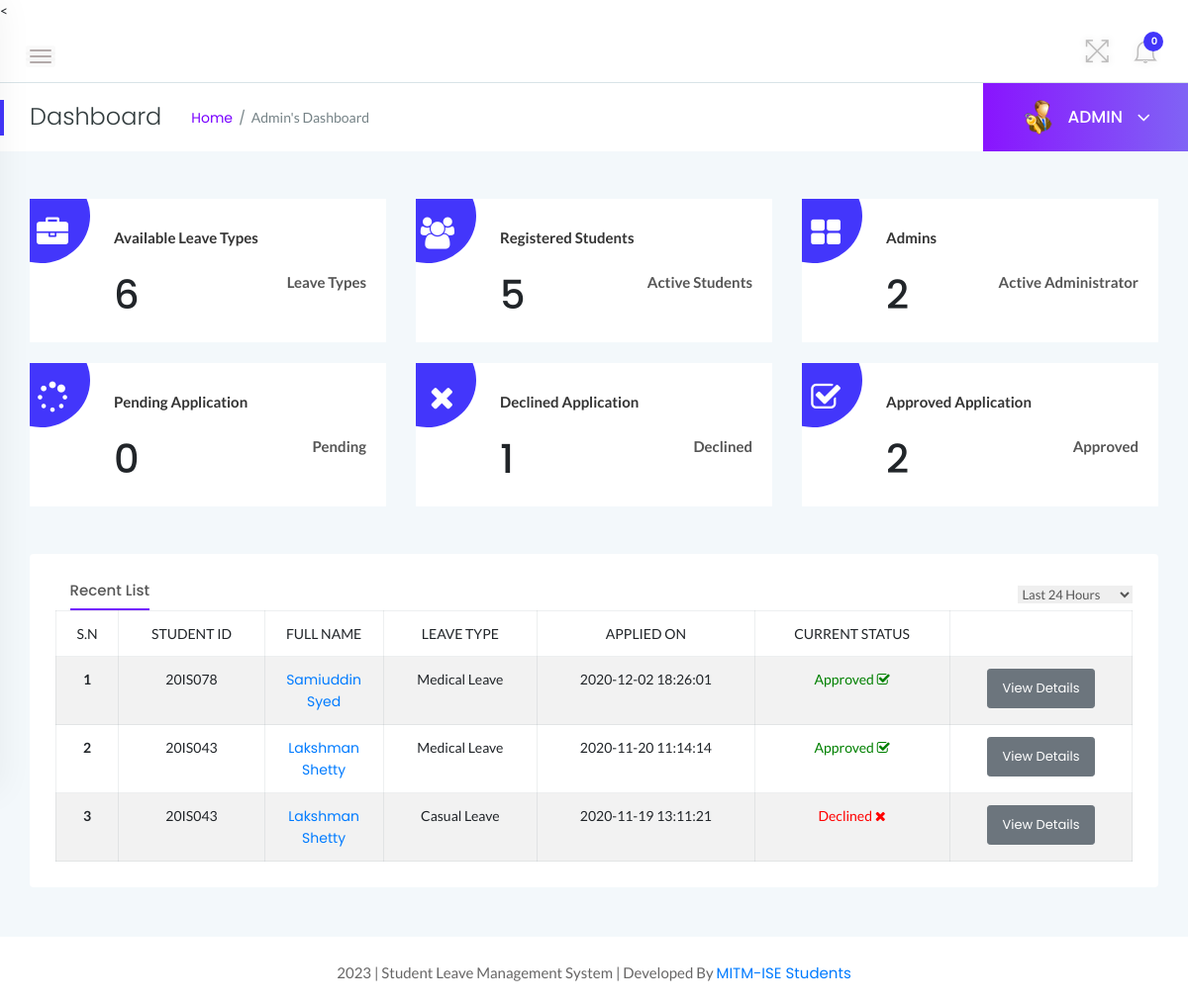
Screenshot of /admin/dashboard.php (signed in) with the database file from the repository.
### tables this page shows
CREATE TABLE `tblleaves` (
  `id` int(11) NOT NULL,
  `LeaveType` varchar(110) NOT NULL,
  `ToDate` varchar(120) NOT NULL,
  `FromDate` varchar(120) NOT NULL,
  `Description` mediumtext NOT NULL,
  `PostingDate` timestamp NOT NULL DEFAULT CURRENT_TIMESTAMP,
  `AdminRemark` mediumtext,
  `AdminRemarkDate` varchar(120) DEFAULT NULL,
  `Status` int(1) NOT NULL,
  `IsRead` int(1) NOT NULL,
  `empid` int(11) DEFAULT NULL
);

CREATE TABLE `tblstudents` (
  `id` int(11) NOT NULL,
  `EmpId` varchar(100) NOT NULL,
  `FirstName` varchar(150) NOT NULL,
  `LastName` varchar(150) NOT NULL,
  `EmailId` varchar(200) NOT NULL,
  `Password` varchar(180) NOT NULL,
  `Gender` varchar(100) NOT NULL,
  `Dob` varchar(100) NOT NULL,
  `Address` varchar(255) NOT NULL,
  `City` varchar(200) NOT NULL,
  `Country` varchar(150) NOT NULL,
  `Phonenumber` char(11) NOT NULL,
  `Status` int(1) NOT NULL,
  `RegDate` timestamp NOT NULL DEFAULT CURRENT_TIMESTAMP
);

### admin/dashboard.php (the view, shortened to what this page needs)
<?php
    if(strlen($_SESSION['alogin'])==0){
        header('location:index.php');
    } else {
?>
<!doctype html>
<html class="no-js" lang="en">
<head>
    <link rel="stylesheet" href="../assets/css/bootstrap.min.css">
    <link rel="stylesheet" href="../assets/css/font-awesome.min.css">
    <link rel="stylesheet" href="../assets/css/themify-icons.css">
    <link rel="stylesheet" href="../assets/css/metisMenu.css">
    <link rel="stylesheet" href="../assets/css/owl.carousel.min.css">
    <link rel="stylesheet" href="../assets/css/slicknav.min.css">
    <link rel="stylesheet" href="https://www.amcharts.com/lib/3/plugins/export/export.css" type="text/css" media="all" />
    <link rel="stylesheet" href="../assets/css/typography.css">
    <link rel="stylesheet" href="../assets/css/default-css.css">
    <link rel="stylesheet" href="../assets/css/styles.css">
    <link rel="stylesheet" href="../assets/css/responsive.css">
</head>
<body>
<
    <div class="page-container">
        <div class="main-content">
            <div class="header-area">
                <div class="row align-items-center">
                    <div class="col-md-6 col-sm-8 clearfix">
                        <div class="nav-btn pull-left">
                            <span></span>
                            <span></span>
                            <span></span>
                        </div>
                    </div>
                    <div class="col-md-6 col-sm-4 clearfix">
                        <ul class="notification-area pull-right">
                            <li id="full-view"><i class="ti-fullscreen"></i></li>
                            <?php include '../includes/admin-notification.php'?>
                        </ul>
                    </div>
                </div>
            </div>
            <div class="page-title-area">
                <div class="row align-items-center">
                    <div class="col-sm-6">
                        <div class="breadcrumbs-area clearfix">
                            <h4 class="page-title pull-left">Dashboard</h4>
                            <ul class="breadcrumbs pull-left">
                                <li><a href="dashboard.php">Home</a></li>
                                <li><span>Admin's Dashboard</span></li>
                            </ul>
                        </div>
                    </div>
                    <div class="col-sm-6 clearfix">
                        <div class="user-profile pull-right">
                            <img class="avatar user-thumb" src="../assets/images/admin.png" alt="avatar">
                            <h4 class="user-name dropdown-toggle" data-toggle="dropdown">ADMIN <i class="fa fa-angle-down"></i></h4>
                        </div>
                    </div>
                </div>
            </div>
            <div class="main-content-inner">
                <div class="sales-report-area mt-5 mb-5">
                    <div class="row">
                        <div class="col-md-4">
                            <div class="single-report mb-xs-30">
                                <div class="s-report-inner pr--20 pt--30 mb-3">
                                    <div class="icon"><i class="fa fa-briefcase"></i></div>
                                    <div class="s-report-title d-flex justify-content-between">
                                        <h4 class="header-title mb-0">Available Leave Types</h4>
                                    </div>
                                    <div class="d-flex justify-content-between pb-2">
                                        <h1><?php include 'counters/leavetype-counter.php'?></h1>
                                        <span>Leave Types</span>
                                    </div>
                                </div>
                            </div>
                        </div>
                        <div class="col-md-4">
                            <div class="single-report mb-xs-30">
                                <div class="s-report-inner pr--20 pt--30 mb-3">
                                    <div class="icon"><i class="fa fa-users"></i></div>
                                    <div class="s-report-title d-flex justify-content-between">
                                        <h4 class="header-title mb-0">Registered Students</h4>
                                    </div>
                                    <div class="d-flex justify-content-between pb-2">
                                        <h1><?php include 'counters/emp-counter.php'?></h1>
                                        <span>Active Students</span>
                                    </div>
                                </div>
                            </div>
                        </div>
                        <div class="col-md-4">
                            <div class="single-report">
                                <div class="s-report-inner pr--20 pt--30 mb-3">
                                    <div class="icon"><i class="fa fa-th-large"></i></div>
                                    <div class="s-report-title d-flex justify-content-between">
                                        <h4 class="header-title mb-0">Admins</h4>
                                    </div>
                                    <div class="d-flex justify-content-between pb-2">
                                        <h1><?php include 'counters/admin-counter.php'?></h1>
                                        <span>Active Administrator</span>
                                    </div>
                                </div>
                            </div>
                        </div>
                    </div>
                    <br>
                    <div class="row">
                        <div class="col-md-4">
                            <div class="single-report mb-xs-30">
                                <div class="s-report-inner pr--20 pt--30 mb-3">
                                    <div class="icon"><i class="fa fa-spinner"></i></div>
                                    <div class="s-report-title d-flex justify-content-between">
                                        <h4 class="header-title mb-0">Pending Application</h4>
                                    </div>
                                    <div class="d-flex justify-content-between pb-2">
                                        <h1><?php include 'counters/pendingapp-counter.php'?></h1>
                                        <span>Pending</span>
                                    </div>
                                </div>
                            </div>
                        </div>
                        <div class="col-md-4">
                            <div class="single-report mb-xs-30">
                                <div class="s-report-inner pr--20 pt--30 mb-3">
                                    <div class="icon"><i class="fa fa-times"></i></div>
                                    <div class="s-report-title d-flex justify-content-between">
                                        <h4 class="header-title mb-0">Declined Application</h4>
                                    </div>
                                    <div class="d-flex justify-content-between pb-2">
                                        <h1><?php include 'counters/declineapp-counter.php'?></h1>
                                        <span>Declined</span>
                                    </div>
                                </div>
                            </div>
                        </div>
                        <div class="col-md-4">
                            <div class="single-report">
                                <div class="s-report-inner pr--20 pt--30 mb-3">
                                    <div class="icon"><i class="fa fa-check-square-o"></i></div>
                                    <div class="s-report-title d-flex justify-content-between">
                                        <h4 class="header-title mb-0">Approved Application</h4>
                                    </div>
                                    <div class="d-flex justify-content-between pb-2">
                                        <h1><?php include 'counters/approvedapp-counter.php'?></h1>
                                        <span>Approved</span>
                                    </div>
                                </div>
                            </div>
                        </div>
                    </div>
                </div>
                <div class="row">
                    <div class="col-12">
                        <div class="card">
                            <div class="card-body">
							<div class="d-sm-flex justify-content-between align-items-center">
                                    <div class="trd-history-tabs">
                                        <ul class="nav" role="tablist">
                                            <li>
                                                <a class="active" data-toggle="tab" href="dashboard.php" role="tab">Recent List</a>
                                            </li>
                                        </ul>
                                    </div>
                                    <select class="custome-select border-0 pr-3">
                                        <option selected>Last 24 Hours</option>
                                    </select>
                                </div>
                                        <div class="single-table">
                                            <div class="table-responsive">
                                                <table class="table table-hover table-bordered table-striped progress-table text-center">
                                                <thead class="text-uppercase">
                                                <tr>
                                                        <td>S.N</td>
                                                        <td>Student ID</td>
                                                        <td width="120">Full Name</td>
                                                        <td>Leave Type</td>
                                                        <td>Applied On</td>
                                                        <td>Current Status</td>
                                                        <td></td>
                                                    </tr>
                                                </thead>
                                                <tbody>
                                                <?php
                                                    $sql = "SELECT tblleaves.id as lid,tblstudents.FirstName,tblstudents.LastName,tblstudents.EmpId,tblstudents.id,tblleaves.LeaveType,tblleaves.PostingDate,tblleaves.Status from tblleaves join tblstudents on tblleaves.empid=tblstudents.id order by lid desc limit 7";
                                                    $query = $dbh -> prepare($sql);
                                                    $query->execute();
                                                    $results=$query->fetchAll(PDO::FETCH_OBJ);
                                                    $cnt=1;
                                                    if($query->rowCount() > 0){
                                                    foreach($results as $result)
                                                    {
                                                ?>
                                        <tr>
                                            <td> <b><?php echo htmlentities($cnt);?></b></td>
                                            <td><?php echo htmlentities($result->EmpId);?></td>
                                            <td><a href="update-employee.php?empid=<?php echo htmlentities($result->id);?>" target="_blank"><?php echo htmlentities($result->FirstName." ".$result->LastName);?></a></td>
                                            <td><?php echo htmlentities($result->LeaveType);?></td>
                                            <td><?php echo htmlentities($result->PostingDate);?></td>
                                            <td><?php $stats=$result->Status;
                                            if($stats==1){
                                             ?>
                                                 <span style="color: green">Approved <i class="fa fa-check-square-o"></i></span>
                                                 <?php } if($stats==2)  { ?>
                                                <span style="color: red">Declined <i class="fa fa-times"></i></span>
                                                 <?php } if($stats==0)  { ?>
                                            <span style="color: blue">Pending <i class="fa fa-spinner"></i></span>
                                            <?php } ?>
                                             </td>
                                            <td><a href="employeeLeave-details.php?leaveid=<?php echo htmlentities($result->lid);?>" class="btn btn-secondary btn-sm">View Details</a></td>
                                            </tr>
                                                <?php $cnt++;} }?>
                                            </tbody>
                                                </table>
                                            </div>
                                        </div>
                                        </div>
                        </div>
                    </div>
                </div>
                </div>
            </div>
            <?php include '../includes/footer.php' ?>
        </div>
</body>
</html>
<?php } ?>

### rows the page displays
tblleaves: tblstudents.EmpId "20IS078", tblstudents.FirstName+LastName "Samiuddin Syed", LeaveType "Medical Leave", PostingDate "2020-12-02 18:26:01", Status "Approved"
tblleaves: tblstudents.EmpId "20IS043", tblstudents.FirstName+LastName "Lakshman Shetty", LeaveType "Medical Leave", PostingDate "2020-11-20 11:14:14", Status "Approved"
tblleaves: tblstudents.EmpId "20IS043", tblstudents.FirstName+LastName "Lakshman Shetty", LeaveType "Casual Leave", PostingDate "2020-11-19 13:11:21", Status "Declined"

### other values shown
$unreadcount "0"
$leavtypcount "6"
$empcount "5"
$dptcount "2"
$leavtypcount "0"
$leavtypcount "1"
$leavtypcount "2"
